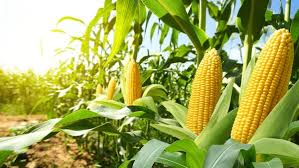
#> input picture src/data/images/agric.jpg, 299 x 168 px
$ python img_quality_checks.py ../../data/images/agric.jpg   (older library calls are emulated)
#> lines starting #> are read from the running program, lines starting #| are printed output that depends on the picture
import cv2
import numpy as np
from scipy.stats import entropy


def sobel_edge_cv2(image):
    # Load image as grayscale float32 between 0–1 (like skimage expects)
    image = image.astype(np.float32) / 255.0

    # Compute Sobel gradients
    sobel_x = cv2.Sobel(image, cv2.CV_32F, 1, 0, ksize=3)
    sobel_y = cv2.Sobel(image, cv2.CV_32F, 0, 1, ksize=3)

    # Compute gradient magnitude
    sobel_mag = np.sqrt(sobel_x ** 2 + sobel_y ** 2)

    # Normalize result to 0–1 like skimage
    sobel_mag /= sobel_mag.max()

    return sobel_mag


def is_blurry(image, threshold=100.0):
    """
    Check if image is blurry using Laplacian variance.
    Lower variance = more blur.
    """
    # logger.trace(image.shape)
    if image is None:
        return True

    image = cv2.cvtColor(image, cv2.COLOR_BGR2GRAY)

    variance = cv2.Laplacian(image, cv2.CV_64F).var()
    return bool(variance < threshold)


def image_entropy(image):
    """
    Estimate compression/noise by measuring entropy of the image histogram.
    Low entropy may indicate poor quality or blank images.
    """
    try:
        # Load image in grayscale
        img = cv2.cvtColor(image, cv2.COLOR_BGR2GRAY)
        if img is None:
            return 0.0

        # Compute histogram (256 bins for grayscale)
        hist = cv2.calcHist([img], [0], None, [256], [0, 256])
        hist = hist.ravel()

        # Normalize histogram to get probabilities
        hist_sum = hist.sum()
        if hist_sum == 0:
            return 0.0
        prob = hist / hist_sum

        # Compute entropy
        return entropy(prob, base=2)
    except Exception:
        return 0.0


def calculate_niqe_score(image):
    """
    Estimate image quality using image sharpness metrics.
    """
    try:
        image = cv2.cvtColor(image, cv2.COLOR_BGR2GRAY)

        img_array = np.array(image)

        # # Calculate image sharpness using Sobel filter
        sobel = sobel_edge_cv2(img_array)
        sharpness = np.mean(sobel)

        # Convert to NIQE-like score (lower = better)
        return 1 / (1 + sharpness) if sharpness > 0 else float("inf")

    except Exception:
        return float("inf")


def run_image_quality_checks(image_path, blur_thresh=100.0):
    """
    Run all image quality checks and return a report.
    """
#> called with image_path = '../../data/images/agric.jpg', blur_thresh = 100

    image = cv2.imread(image_path)
#> image is the input picture: shape (168, 299, 3); mean B, G, R 89.2, 170.1, 161.8
    return {
        "blurry": is_blurry(image),
        "entropy": image_entropy(image),
        "niqe_score": calculate_niqe_score(image)
    }
#> in is_blurry, `image = cv2.cvtColor(image, cv2.COLOR_BGR2GRAY)`:
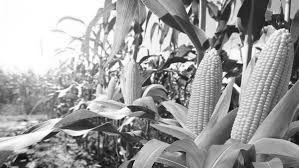
#> image: shape (168, 299); min 3, max 255, mean 158.4
#> in is_blurry, `variance = cv2.Laplacian(image, cv2.CV_64F).var()`: variance = 3410.4
#> in image_entropy, `hist = cv2.calcHist([img], [0], None, [256], [0, 256])`: hist = 256 values, max 2706 at index 255, min 0 at index 0, mean 196.2
#> in image_entropy, `hist_sum = hist.sum()`: hist_sum = 50232
#> in image_entropy, `prob = hist / hist_sum`: prob = 256 values, max 0.0539 at index 255, min 0 at index 0, mean 0.00391
#> in sobel_edge_cv2, `sobel_x = cv2.Sobel(image, cv2.CV_32F, 1, 0, ksize=3)`:
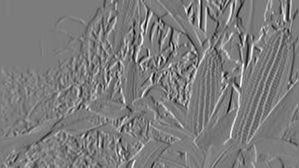
#> sobel_x: shape (168, 299) float32; min -3.08, max 3.21, mean -0.011; drawn with min black and max white
#> in sobel_edge_cv2, `sobel_y = cv2.Sobel(image, cv2.CV_32F, 0, 1, ksize=3)`:
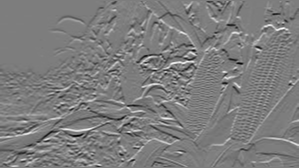
#> sobel_y: shape (168, 299) float32; min -3.39, max 3.48, mean -0.0122; drawn with min black and max white
#> in sobel_edge_cv2, `sobel_mag = np.sqrt(sobel_x ** 2 + sobel_y ** 2)`:
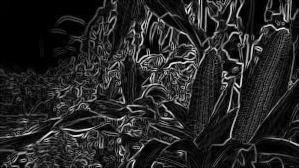
#> sobel_mag: shape (168, 299) float32; min 0, max 3.57, mean 0.537; drawn with min black and max white
#> in calculate_niqe_score, `sharpness = np.mean(sobel)`: sharpness = 0.15


if __name__ == "__main__":
    import sys
    import argparse

    parser = argparse.ArgumentParser(description="Audio Quality Check")

    parser.add_argument("file_path", type=str, help="Path to the image file")
    parser.add_argument("--blur_thresh", type=float,
                        default=100.0, help="Threshold for blurriness check")

    args = parser.parse_args()
    file_path = args.file_path

    if not file_path:
        logger.info("Please provide a valid image file path.")
        sys.exit(1)

    try:
        quality_report = run_image_quality_checks(
            file_path, blur_thresh=args.blur_thresh)
#> quality_report = {'blurry': False, 'entropy': 7.63, 'niqe_score': 0.869}
        logger.info(f"Image Quality Report: {quality_report}")
    except Exception as e:
#> (the run stopped early here; a loop or call above may not have finished)

$ run again, on src/data/images/everyday_C.jpg
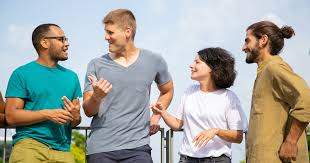
#> input picture src/data/images/everyday_C.jpg, 310 x 163 px
#> in run_image_quality_checks, image is the input picture: shape (163, 310, 3); mean B, G, R 160.9, 167.7, 165.4
#> in is_blurry, `image = cv2.cvtColor(image, cv2.COLOR_BGR2GRAY)`:
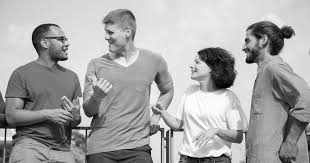
#> image: shape (163, 310); min 0, max 255, mean 166.2
#> variance = 2202.8
#> hist = 256 values, max 1137 at index 225, min 11 at index 0, mean 197.4
#> hist_sum = 50530
#> prob = 256 values, max 0.0225 at index 225, min 0.000218 at index 0, mean 0.00391
#> in sobel_edge_cv2, `sobel_mag = np.sqrt(sobel_x ** 2 + sobel_y ** 2)`:
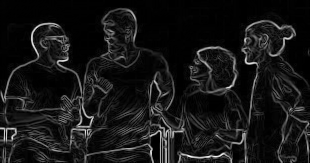
#> sobel_mag: shape (163, 310) float32; min 0, max 3.95, mean 0.352; drawn with min black and max white
#> sharpness = 0.0891
#> quality_report = {'blurry': False, 'entropy': 7.51, 'niqe_score': 0.918}

$ run again, on src/data/images/health.jpg
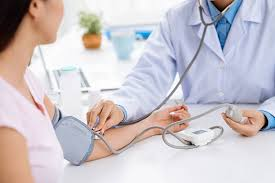
#> input picture src/data/images/health.jpg, 275 x 183 px
#> in run_image_quality_checks, image is the input picture: shape (183, 275, 3); mean B, G, R 201.9, 196.7, 203.6
#> in is_blurry, `image = cv2.cvtColor(image, cv2.COLOR_BGR2GRAY)`:
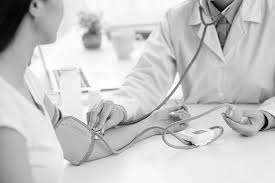
#> image: shape (183, 275); min 1, max 255, mean 199.4
#> variance = 805.7
#> hist = 256 values, max 1120 at index 236, min 0 at index 0, mean 196.6
#> hist_sum = 50325
#> prob = 256 values, max 0.0223 at index 236, min 0 at index 0, mean 0.00391
#> in sobel_edge_cv2, `sobel_mag = np.sqrt(sobel_x ** 2 + sobel_y ** 2)`:
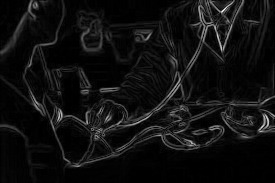
#> sobel_mag: shape (183, 275) float32; min 0, max 3.46, mean 0.218; drawn with min black and max white
#> sharpness = 0.0629
#> quality_report = {'blurry': False, 'entropy': 7.06, 'niqe_score': 0.941}

$ run again, on src/data/images/image_1.jpg
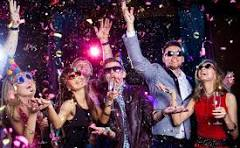
#> input picture src/data/images/image_1.jpg, 240 x 148 px
#> in run_image_quality_checks, image is the input picture: shape (148, 240, 3); mean B, G, R 75.4, 59.9, 89.8
#> in is_blurry, `image = cv2.cvtColor(image, cv2.COLOR_BGR2GRAY)`:
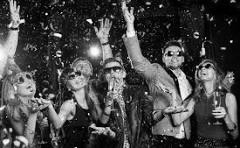
#> image: shape (148, 240); min 0, max 255, mean 70.6
#> variance = 4563
#> hist = 256 values, max 588 at index 9, min 2 at index 255, mean 138.8
#> hist_sum = 35520
#> prob = 256 values, max 0.0166 at index 9, min 5.63e-05 at index 255, mean 0.00391
#> in sobel_edge_cv2, `sobel_mag = np.sqrt(sobel_x ** 2 + sobel_y ** 2)`:
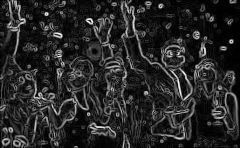
#> sobel_mag: shape (148, 240) float32; min 0, max 3.78, mean 0.594; drawn with min black and max white
#> sharpness = 0.157
#> quality_report = {'blurry': False, 'entropy': 7.47, 'niqe_score': 0.864}
